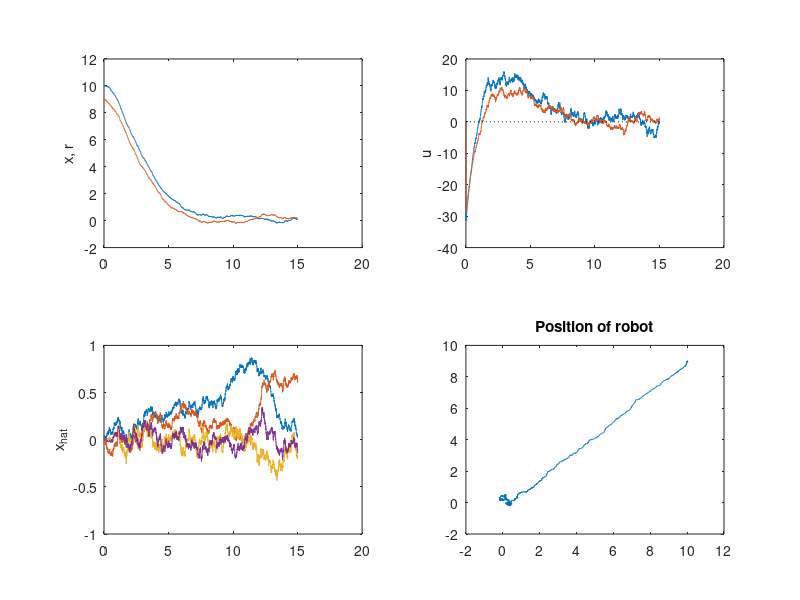

MATLAB code for this plot: (Note: this script raises an error after producing the figure.)
%Discrete LQR + Kalman Filter
clear
figure(1)
clf
m = 10;
cx = 5;
cy = 3;
kx = 0;
ky = 0;

Q = .02*eye(4);
R = .01*eye(2);

N = 5000;
tf = 15;
t = linspace(0, tf, N);
dt = t(2) - t(1);
r(:,1) = linspace(0, 8, N);
r(:,2) = linspace(0, 7, N);
r(:,3) = zeros(1,N);
r(:,4) = zeros(1,N);
r = r';


A_cont = [0 0 1 0; 0 0 0 1; kx/m 0 cx/m 0; 0 ky/m 0 cy/m];
B_cont =[0 0 1/m 0; 0 0 0 1/m]';
C_cont = [1 0 0 0; 0 1 0 0];
sys_cont = ss(A_cont, B_cont, C_cont, zeros(2,2));
sys_disc = c2d(sys_cont, dt);
A = sys_disc.a;
B = sys_disc.b;
C = sys_disc.c;


x_nominal = zeros(4,N);
x_nominal(:,1) = [10 9 0 0]';
x(:,1) = [10 9 0 0]';
x_hat(:,1) = [0 0 0 0]';
x_pred(:,1) = [0 0 0 0]';

sigma_pred = zeros(4,4,N);
sigma_update = zeros(4,4,N);
lambda = zeros(4,4,N);
u = zeros(2,N);

% Q_lqr = 5*eye(4);
Q_lqr = [1 0 0 0; 0 1 0 0; 0 0 1 0; 0 0 0 1];
R_lqr = 0.1*eye(2);
[K_ss, ~, ~] = dlqr(A, B, Q_lqr, R_lqr); %K is lqr gain, P is solution to Riccatti eqn, E is eig(A-BK) of system
[L_ss, ~, ~] = dlqr(A', C', Q, R);

w = .01*randn(2, N);
v = .02*randn(2, N);
G = eye(2);
H = eye(2);


%for tracking controller
% P = zeros(4,4,N);
% s = zeros(4,4,N);
% Qf = [1 0 0 0; 0 1 0 0; 0 0 10 0; 0 0 0 10];
% s(:,N) = - Qf*r(:,N);
% for k= N:-1:2
%     P_dot= - P(:,:,k)*A - A'*P(:,:,k) + P(:,:,k)*B*inv(R_lqr)*B'*P(:,:,k)- Q_lqr;
%     s_dot= (P(:,:,k)*B*inv(R)*B'- A')*s(:,k) + Q*r(:,k);
%     P(:,:,k-1)= P(:,:,k) - P_dot*dt;
%     s(:,k-1)= s(:,k) - s_dot*dt;
% end
% 
% x_hat_plus(:,1) = [10 9 0 0]';
% P_plus(:,:,1) = zeros(4,4);
z(:,1) = [0 0]';
for k=2:N
   x_nominal(:,k) = A*x_nominal(:,k-1) + B*u(:,k-1);
   %trajectory control
%     u(:,k) = -K_ss*(x_nominal(:,k) - r(:,k)) + G*v(:,k);% - R\B'*s(:,k);
% %    u(:,k) = -K_ss*(x_hat_plus(:,k-1)) + G*v(:,k);
        u(:,k) = -K_ss*(x(:,k-1)) + G*v(:,k);
        u_error(:,k) = -K_ss*x_hat(:,k-1) + G*v(:,k-1);
%     %state estimation
%     %prediction step
    x_pred(:,k) = A*x_hat(:,k-1) + B*u_error(:,k-1);
    sigma_pred(:,:,k) = A*sigma_update(:,:,k-1)*A' + Q;
    z_err(:,k) = C*x_pred(:,k) + H*w(:,k);  %Take a measurement, plus some noise.
    
%     %update step
    S(:,:,k) = C*sigma_pred(:,:,k)*C' + R;
    L(:,:,k) = sigma_pred(:,:,k)*C'/S(:,:,k);
    x_hat(:,k) = x_pred(:,k) + L(:,:,k)*(z_err(:,k) - C*x_pred(:,k));
    sigma_update(:,:,k) = sigma_pred(:,:,k) - L(:,:,k)*C*sigma_pred(:,:,k);
    
    lambda(:,:,k) = (A-B*K_ss)*lambda(:,:,k-1)*(A-B*K_ss)'+ L(:,:,k)*C*sigma_pred(:,:,k);
    
    x(:,k) = (x_nominal(:,k) + x_hat(:,k));

% %Regular Kalman Filter.
% x_hat_minus(:,k) = A*x_hat_plus(:,k-1) + B*u(:,k-1);
% P_minus(:,:,k) = A*P_plus(:,:,k-1)*A' + Q;
% z(:,k) = C*x_nominal(:,k) + w(:,k);
% 
% K(:,:,k) = P_minus(:,:,k)*C'/(C*P_minus(:,:,k)*C' + R);
% x_hat_plus(:,k) = x_hat_minus(:,k) + K(:,:,k)*(z(:,k) - C*x_hat_minus(:,k));
% P_plus(:,:,k) = inv(P_minus(:,:,k));
%     

end


subplot(2,2,1)
% plot(t,x_nominal(1:2, :), 'k')
plot(t, x(1:2, :))
ylabel('x, r')
hold on
% plot(t,r,'r:')
subplot(2,2,2)
plot(t,u)
ylabel('u')
hold on
plot([0;15],[0;0], 'k:')
subplot(2,2,3)
plot(t, x_hat)
% plot(t, x_hat_plus)
hold on
% plot(t,r, ':')
ylabel('x_{hat}')
subplot(2,2,4)
% plot(r(1,:), r(2,:), 'k:', x_hat(1,:), x_hat(2,:))
plot(x(1,:), x(2,:))
% hold on
% plot
title('Position of robot')

hold on
for i = 1:100:N
%     plot(x(1,i), x(2,i), 'k:', x_hat(1,i), x_hat(2,i), 'rx')
    plot_gaussian_ellipsoid([x(1, i), x(2,i)], sigma_update(1:2,1:2,i) + lambda(1:2,1:2,i), 4, 25); % mean, std dev, stdwidth (2~= .86), n points. 
end
legend('estimated position', 'error ellipse', 'Location', 'NorthWest')
% figure(2)
% plot(t, z)

figure(2)
plot(t, x_nominal)
title('x_nominal')
figure(3)
plot(t, x_hat)
title('x_error')